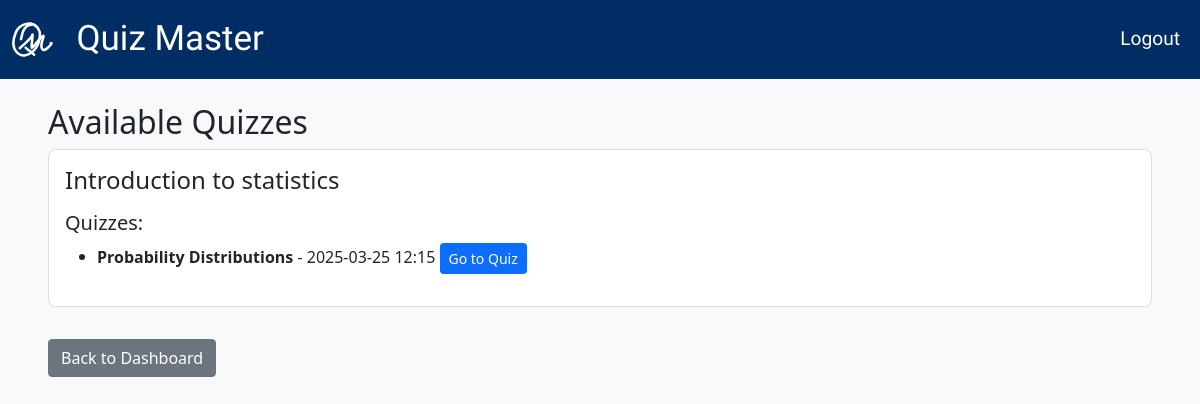
Page /user/available-quizzes (signed in) on the earlier database version.
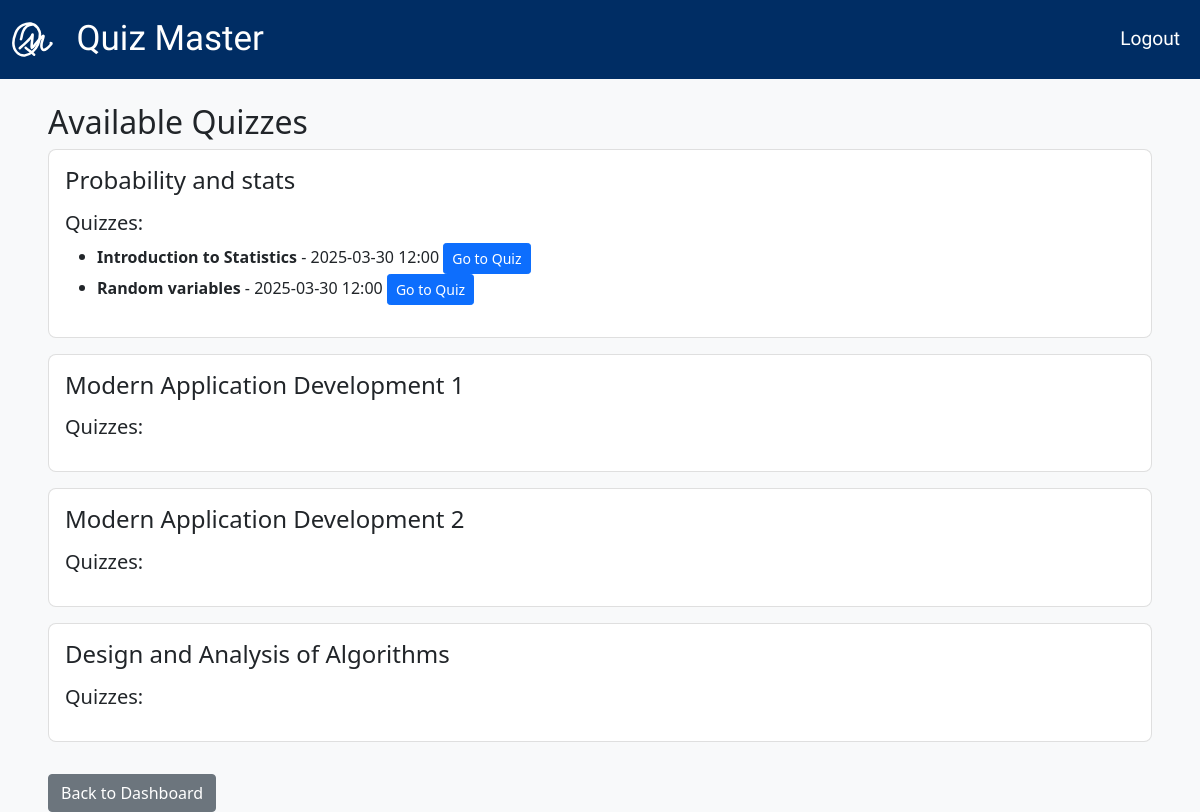
Same page on the later database version.
### app.py (models this page shows)
class Subject(db.Model):
    __tablename__ = 'subject'
    subject_id = db.Column(db.Integer, primary_key=True)
    name = db.Column(db.String(100), unique=True, nullable=False)
    description = db.Column(db.Text)
    chapters = db.relationship('Chapters', backref='subject', lazy=True, cascade='all, delete-orphan')

class Quiz(db.Model):
    __tablename__ = 'quiz'
    quiz_id = db.Column(db.Integer, primary_key=True)
    name = db.Column(db.String(150), nullable=False)
    chapter_id = db.Column(db.Integer, db.ForeignKey('chapters.chapter_id'), nullable=False)
    date_of_quiz = db.Column(db.DateTime, nullable=False)
    time_duration = db.Column(db.Interval, nullable=False, default=timedelta(hours=1))
    end_time = db.Column(db.DateTime, nullable=False)
    remarks = db.Column(db.Text)
    questions = db.relationship('Questions', backref='quiz', lazy=True, cascade='all, delete-orphan')
    scores = db.relationship('Scores', backref='quiz', lazy=True,cascade='all, delete-orphan')

class Chapters(db.Model):
    __tablename__ = 'chapters'
    chapter_id = db.Column(db.Integer, primary_key=True)
    name = db.Column(db.String(100), nullable=False)
    description = db.Column(db.Text)
    subject_id = db.Column(db.Integer, db.ForeignKey('subject.subject_id'), nullable=False)
    quizzes = db.relationship('Quiz', backref='chapter', lazy=True, cascade='all, delete-orphan')

### app.py (the view)
@app.route('/user/available-quizzes')
@login_required
def available_quizzes():
    subjects = Subject.query.all()
    quizzes = Quiz.query.all()
    return render_template('available_quizzes.html', subjects=subjects, quizzes=quizzes)

### app.py (called while the page is built)
def login_required(f):
    @wraps(f)
    def decorated(*args, **kwargs):
        if 'user_id' not in session:
            if request.endpoint in ["login", "register"]:
                return f(*args, **kwargs)
            return redirect(url_for('login'))
        return f(*args, **kwargs)
    return decorated

### templates/available_quizzes.html (shortened to what this page needs)
{% extends "base.html" %}
{% block content %}
<div class="container mt-4">
    <h2>Available Quizzes</h2>
    {% for subject in subjects %}
    <div class="card mb-3">
        <div class="card-body">
            <h4>{{ subject.name }}</h4>
            <h5>Quizzes:</h5>
            <ul>
                {% for quiz in quizzes if quiz.chapter.subject_id == subject.subject_id %}
                <li>
                    <strong>{{ quiz.chapter.name }}</strong> -
                    {{ quiz.date_of_quiz.strftime('%Y-%m-%d %H:%M') }}
                    <a href="{{ url_for('quiz_page', quiz_id=quiz.quiz_id) }}" class="btn btn-primary btn-sm">Go to Quiz</a>
                </li>
                {% endfor %}
            </ul>
        </div>
    </div>
    {% endfor %}
    <a href="{{ url_for('user_dashboard') }}" class="btn btn-secondary mt-3">Back to Dashboard</a>
</div>
{% endblock %}

Differences in the rows shown:
removed Subject: name "Introduction to statistics"
removed Quiz: chapter.name "Probability Distributions", date_of_quiz "2025-03-25 12:15", shown under "Introduction to statistics"
added Subject: name "Probability and stats"
added Quiz: chapter.name "Introduction to Statistics", date_of_quiz "2025-03-30 12:00", shown under "Probability and stats"
added Quiz: chapter.name "Random variables", date_of_quiz "2025-03-30 12:00", shown under "Probability and stats"
added Subject: name "Modern Application Development 1"
added Subject: name "Modern Application Development 2"
added Subject: name "Design and Analysis of Algorithms"
